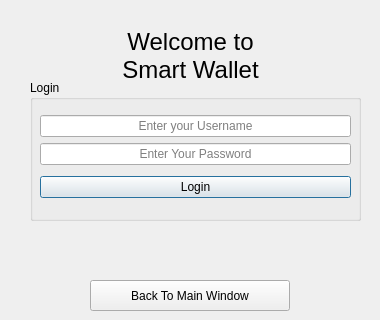
<?xml version="1.0" encoding="UTF-8"?>
<ui version="4.0">
 <class>SignIn</class>
 <widget class="QDialog" name="SignIn">
  <property name="geometry">
   <rect>
    <x>0</x>
    <y>0</y>
    <width>380</width>
    <height>320</height>
   </rect>
  </property>
  <property name="windowTitle">
   <string>SignIn</string>
  </property>
  <widget class="QLabel" name="ErrorLabel">
   <property name="geometry">
    <rect>
     <x>36</x>
     <y>229</y>
     <width>321</width>
     <height>41</height>
    </rect>
   </property>
   <property name="font">
    <font>
     <italic>false</italic>
     <bold>true</bold>
    </font>
   </property>
   <property name="styleSheet">
    <string notr="true">color: red;
</string>
   </property>
   <property name="text">
    <string/>
   </property>
   <property name="scaledContents">
    <bool>false</bool>
   </property>
   <property name="alignment">
    <set>Qt::AlignCenter</set>
   </property>
  </widget>
  <widget class="QGroupBox" name="groupBox">
   <property name="geometry">
    <rect>
     <x>30</x>
     <y>80</y>
     <width>331</width>
     <height>141</height>
    </rect>
   </property>
   <property name="title">
    <string>Login</string>
   </property>
   <widget class="QWidget" name="layoutWidget">
    <property name="geometry">
     <rect>
      <x>10</x>
      <y>30</y>
      <width>311</width>
      <height>95</height>
     </rect>
    </property>
    <layout class="QVBoxLayout" name="verticalLayout_2">
     <item>
      <layout class="QVBoxLayout" name="verticalLayout">
       <item>
        <layout class="QHBoxLayout" name="horizontalLayout">
         <item>
          <widget class="QLineEdit" name="UsenameBox">
           <property name="alignment">
            <set>Qt::AlignCenter</set>
           </property>
           <property name="placeholderText">
            <string>Enter your Username</string>
           </property>
          </widget>
         </item>
        </layout>
       </item>
       <item>
        <layout class="QHBoxLayout" name="horizontalLayout_2">
         <item>
          <widget class="QLineEdit" name="PasswordBox">
           <property name="echoMode">
            <enum>QLineEdit::Password</enum>
           </property>
           <property name="alignment">
            <set>Qt::AlignCenter</set>
           </property>
           <property name="placeholderText">
            <string>Enter Your Password</string>
           </property>
          </widget>
         </item>
        </layout>
       </item>
      </layout>
     </item>
     <item>
      <widget class="QPushButton" name="LoginButton">
       <property name="text">
        <string>Login</string>
       </property>
      </widget>
     </item>
    </layout>
   </widget>
  </widget>
  <widget class="QLabel" name="label">
   <property name="geometry">
    <rect>
     <x>100</x>
     <y>10</y>
     <width>181</width>
     <height>91</height>
    </rect>
   </property>
   <property name="font">
    <font>
     <pointsize>18</pointsize>
    </font>
   </property>
   <property name="text">
    <string>Welcome to Smart Wallet</string>
   </property>
   <property name="alignment">
    <set>Qt::AlignCenter</set>
   </property>
   <property name="wordWrap">
    <bool>true</bool>
   </property>
  </widget>
  <widget class="QPushButton" name="BackToMainWindow">
   <property name="geometry">
    <rect>
     <x>90</x>
     <y>280</y>
     <width>200</width>
     <height>31</height>
    </rect>
   </property>
   <property name="text">
    <string>Back To Main Window</string>
   </property>
  </widget>
 </widget>
 <resources/>
 <connections/>
</ui>
